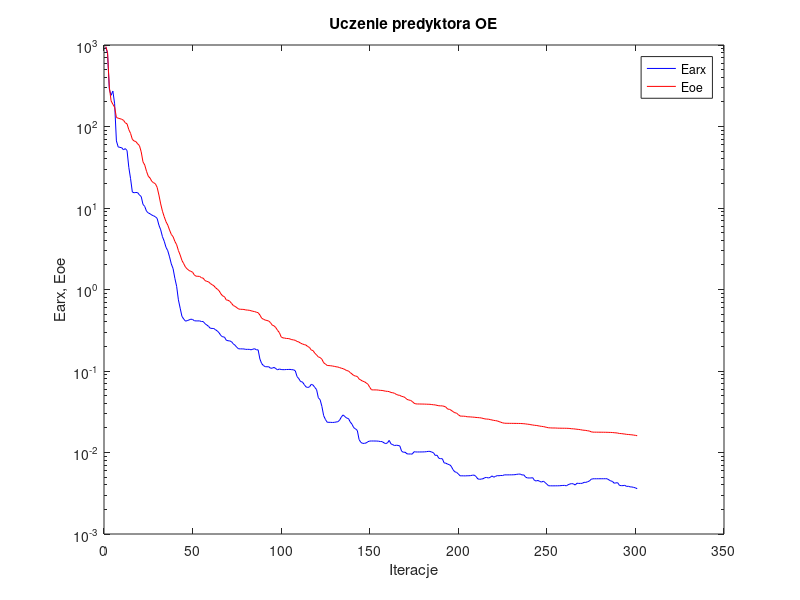
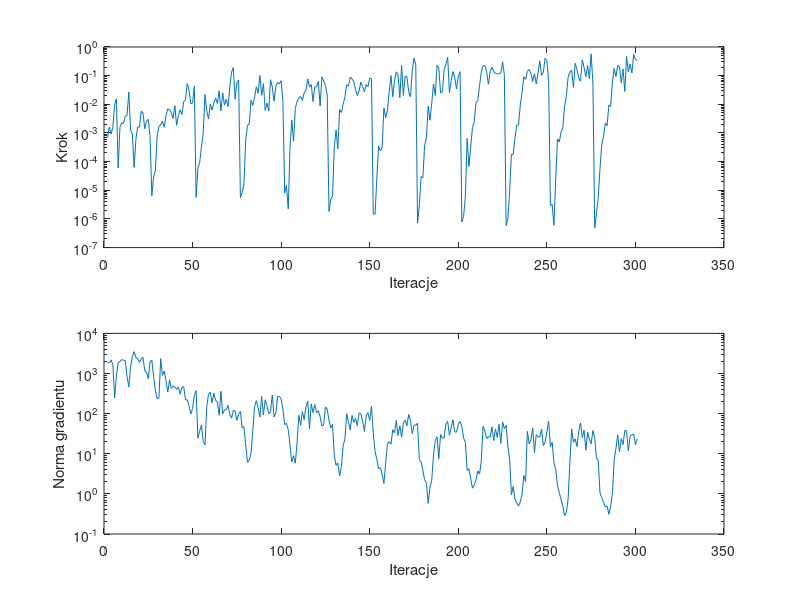

The MATLAB script that drew these images, in order:
%uczenie predyktora oe
clear all;
n=0; farx(n+1)=9.449648e+002; foe(n+1)=9.575667e+002; wspucz(n+1)=0.000000e+000; ng(n+1)=0.000000e+000;
%odnowa zmiennej metryki
n=1; farx(n+1)=7.926724e+002; foe(n+1)=8.095892e+002; krok(n+1)=6.946998e-004; ng(n+1)=1.856944e+003;
n=2; farx(n+1)=2.876350e+002; foe(n+1)=3.056155e+002; krok(n+1)=1.588254e-003; ng(n+1)=1.863374e+003;
n=3; farx(n+1)=2.415055e+002; foe(n+1)=2.066319e+002; krok(n+1)=9.232346e-004; ng(n+1)=2.168120e+003;
n=4; farx(n+1)=2.720003e+002; foe(n+1)=1.872950e+002; krok(n+1)=1.575776e-003; ng(n+1)=1.667101e+003;
n=5; farx(n+1)=1.900220e+002; foe(n+1)=1.726016e+002; krok(n+1)=9.564855e-003; ng(n+1)=2.461654e+002;
n=6; farx(n+1)=6.654688e+001; foe(n+1)=1.290423e+002; krok(n+1)=1.555551e-002; ng(n+1)=8.780077e+002;
n=7; farx(n+1)=5.625380e+001; foe(n+1)=1.264492e+002; krok(n+1)=6.000183e-005; ng(n+1)=1.863054e+003;
n=8; farx(n+1)=5.543827e+001; foe(n+1)=1.247078e+002; krok(n+1)=1.593673e-003; ng(n+1)=1.987816e+003;
n=9; farx(n+1)=5.491918e+001; foe(n+1)=1.227292e+002; krok(n+1)=2.232051e-003; ng(n+1)=2.231293e+003;
n=10; farx(n+1)=5.170962e+001; foe(n+1)=1.192051e+002; krok(n+1)=2.156451e-003; ng(n+1)=2.136601e+003;
n=11; farx(n+1)=5.358715e+001; foe(n+1)=1.111639e+002; krok(n+1)=3.868579e-003; ng(n+1)=2.136908e+003;
n=12; farx(n+1)=5.075910e+001; foe(n+1)=1.077209e+002; krok(n+1)=4.089695e-003; ng(n+1)=8.424341e+002;
n=13; farx(n+1)=3.155259e+001; foe(n+1)=9.159791e+001; krok(n+1)=2.698544e-002; ng(n+1)=4.635872e+002;
n=14; farx(n+1)=2.288795e+001; foe(n+1)=8.226639e+001; krok(n+1)=1.250114e-003; ng(n+1)=1.459714e+003;
n=15; farx(n+1)=1.568368e+001; foe(n+1)=6.955668e+001; krok(n+1)=9.177573e-004; ng(n+1)=2.623434e+003;
n=16; farx(n+1)=1.538764e+001; foe(n+1)=6.643277e+001; krok(n+1)=6.336792e-005; ng(n+1)=3.510208e+003;
n=17; farx(n+1)=1.551930e+001; foe(n+1)=6.534488e+001; krok(n+1)=5.985093e-004; ng(n+1)=2.510958e+003;
n=18; farx(n+1)=1.543746e+001; foe(n+1)=6.125135e+001; krok(n+1)=1.607136e-003; ng(n+1)=2.425962e+003;
n=19; farx(n+1)=1.445118e+001; foe(n+1)=5.830682e+001; krok(n+1)=1.594331e-003; ng(n+1)=1.872788e+003;
n=20; farx(n+1)=1.383192e+001; foe(n+1)=4.888853e+001; krok(n+1)=5.711090e-003; ng(n+1)=2.307382e+003;
n=21; farx(n+1)=1.109040e+001; foe(n+1)=3.686317e+001; krok(n+1)=5.060913e-003; ng(n+1)=2.536463e+003;
n=22; farx(n+1)=1.044073e+001; foe(n+1)=3.363006e+001; krok(n+1)=1.389400e-003; ng(n+1)=1.190390e+003;
n=23; farx(n+1)=9.122549e+000; foe(n+1)=2.819942e+001; krok(n+1)=2.660052e-003; ng(n+1)=1.055890e+003;
n=24; farx(n+1)=8.702851e+000; foe(n+1)=2.455178e+001; krok(n+1)=2.972972e-003; ng(n+1)=7.490954e+002;
n=25; farx(n+1)=8.490791e+000; foe(n+1)=2.329023e+001; krok(n+1)=7.625735e-004; ng(n+1)=1.945867e+003;
%odnowa zmiennej metryki
n=26; farx(n+1)=8.190320e+000; foe(n+1)=2.121079e+001; krok(n+1)=6.427471e-006; ng(n+1)=2.167530e+003;
n=27; farx(n+1)=8.015682e+000; foe(n+1)=2.042395e+001; krok(n+1)=2.952022e-005; ng(n+1)=8.439617e+002;
n=28; farx(n+1)=7.809817e+000; foe(n+1)=1.983935e+001; krok(n+1)=4.789661e-005; ng(n+1)=3.747255e+002;
n=29; farx(n+1)=7.449687e+000; foe(n+1)=1.791892e+001; krok(n+1)=7.841746e-004; ng(n+1)=2.375563e+002;
n=30; farx(n+1)=6.156096e+000; foe(n+1)=1.441774e+001; krok(n+1)=1.723278e-003; ng(n+1)=2.433520e+002;
n=31; farx(n+1)=5.398497e+000; foe(n+1)=1.122576e+001; krok(n+1)=1.876490e-003; ng(n+1)=2.356274e+003;
n=32; farx(n+1)=4.444882e+000; foe(n+1)=9.130843e+000; krok(n+1)=2.583925e-003; ng(n+1)=8.912699e+002;
n=33; farx(n+1)=3.907933e+000; foe(n+1)=7.810881e+000; krok(n+1)=1.567808e-003; ng(n+1)=1.151675e+003;
n=34; farx(n+1)=3.295874e+000; foe(n+1)=6.794958e+000; krok(n+1)=4.046350e-003; ng(n+1)=6.687372e+002;
n=35; farx(n+1)=2.989350e+000; foe(n+1)=6.164911e+000; krok(n+1)=6.950337e-003; ng(n+1)=3.440523e+002;
n=36; farx(n+1)=2.513253e+000; foe(n+1)=5.372462e+000; krok(n+1)=6.475792e-003; ng(n+1)=6.932572e+002;
n=37; farx(n+1)=2.058409e+000; foe(n+1)=4.737732e+000; krok(n+1)=5.167850e-003; ng(n+1)=4.244997e+002;
n=38; farx(n+1)=1.802618e+000; foe(n+1)=4.448010e+000; krok(n+1)=3.188662e-003; ng(n+1)=4.905272e+002;
n=39; farx(n+1)=1.372688e+000; foe(n+1)=3.893385e+000; krok(n+1)=8.855578e-003; ng(n+1)=4.630342e+002;
n=40; farx(n+1)=1.094779e+000; foe(n+1)=3.546196e+000; krok(n+1)=1.849821e-003; ng(n+1)=4.044807e+002;
n=41; farx(n+1)=7.467572e-001; foe(n+1)=3.007817e+000; krok(n+1)=4.102156e-003; ng(n+1)=4.575852e+002;
n=42; farx(n+1)=5.894843e-001; foe(n+1)=2.647820e+000; krok(n+1)=6.450159e-003; ng(n+1)=3.070893e+002;
n=43; farx(n+1)=4.681137e-001; foe(n+1)=2.272812e+000; krok(n+1)=4.419773e-003; ng(n+1)=4.503075e+002;
n=44; farx(n+1)=4.340093e-001; foe(n+1)=2.074395e+000; krok(n+1)=1.258748e-002; ng(n+1)=4.729318e+002;
n=45; farx(n+1)=4.087057e-001; foe(n+1)=1.879695e+000; krok(n+1)=1.394089e-002; ng(n+1)=2.198230e+002;
n=46; farx(n+1)=4.154077e-001; foe(n+1)=1.785452e+000; krok(n+1)=5.335388e-002; ng(n+1)=2.213512e+002;
n=47; farx(n+1)=4.230348e-001; foe(n+1)=1.709761e+000; krok(n+1)=3.034235e-002; ng(n+1)=1.560517e+002;
n=48; farx(n+1)=4.322186e-001; foe(n+1)=1.671410e+000; krok(n+1)=1.048565e-002; ng(n+1)=9.835391e+001;
n=49; farx(n+1)=4.290807e-001; foe(n+1)=1.632146e+000; krok(n+1)=1.111520e-002; ng(n+1)=1.344624e+002;
n=50; farx(n+1)=4.137383e-001; foe(n+1)=1.506128e+000; krok(n+1)=4.331299e-002; ng(n+1)=2.832454e+002;
%odnowa zmiennej metryki
n=51; farx(n+1)=4.117209e-001; foe(n+1)=1.454879e+000; krok(n+1)=5.637963e-006; ng(n+1)=3.753018e+002;
n=52; farx(n+1)=4.118266e-001; foe(n+1)=1.453545e+000; krok(n+1)=5.843669e-005; ng(n+1)=2.438961e+001;
n=53; farx(n+1)=4.118013e-001; foe(n+1)=1.446994e+000; krok(n+1)=9.441524e-005; ng(n+1)=3.650794e+001;
n=54; farx(n+1)=4.047843e-001; foe(n+1)=1.395591e+000; krok(n+1)=3.232817e-004; ng(n+1)=5.208454e+001;
n=55; farx(n+1)=4.043991e-001; foe(n+1)=1.377044e+000; krok(n+1)=9.914730e-004; ng(n+1)=2.040536e+001;
n=56; farx(n+1)=3.813471e-001; foe(n+1)=1.287626e+000; krok(n+1)=2.223039e-002; ng(n+1)=1.653028e+001;
n=57; farx(n+1)=3.670122e-001; foe(n+1)=1.258693e+000; krok(n+1)=6.026360e-003; ng(n+1)=1.502981e+002;
n=58; farx(n+1)=3.533343e-001; foe(n+1)=1.243486e+000; krok(n+1)=3.096185e-003; ng(n+1)=3.055132e+002;
n=59; farx(n+1)=3.346713e-001; foe(n+1)=1.186329e+000; krok(n+1)=1.012568e-002; ng(n+1)=3.393579e+002;
n=60; farx(n+1)=3.330132e-001; foe(n+1)=1.145789e+000; krok(n+1)=6.319511e-003; ng(n+1)=1.862304e+002;
n=61; farx(n+1)=3.317776e-001; foe(n+1)=1.113556e+000; krok(n+1)=1.142380e-002; ng(n+1)=3.231725e+002;
n=62; farx(n+1)=3.203085e-001; foe(n+1)=1.048821e+000; krok(n+1)=1.634950e-002; ng(n+1)=2.125015e+002;
n=63; farx(n+1)=3.093735e-001; foe(n+1)=1.009301e+000; krok(n+1)=1.071180e-002; ng(n+1)=1.982226e+002;
n=64; farx(n+1)=2.936614e-001; foe(n+1)=9.631655e-001; krok(n+1)=2.959126e-002; ng(n+1)=9.121681e+001;
n=65; farx(n+1)=2.718399e-001; foe(n+1)=8.837546e-001; krok(n+1)=5.980899e-003; ng(n+1)=3.601408e+002;
n=66; farx(n+1)=2.627292e-001; foe(n+1)=8.333357e-001; krok(n+1)=2.515521e-002; ng(n+1)=9.781336e+001;
n=67; farx(n+1)=2.608465e-001; foe(n+1)=8.178118e-001; krok(n+1)=9.378531e-003; ng(n+1)=1.236062e+002;
n=68; farx(n+1)=2.386944e-001; foe(n+1)=7.447154e-001; krok(n+1)=1.496365e-002; ng(n+1)=1.256151e+002;
n=69; farx(n+1)=2.351376e-001; foe(n+1)=7.383440e-001; krok(n+1)=8.468065e-003; ng(n+1)=1.598941e+002;
n=70; farx(n+1)=2.338899e-001; foe(n+1)=7.162111e-001; krok(n+1)=3.897540e-002; ng(n+1)=9.659870e+001;
n=71; farx(n+1)=2.288521e-001; foe(n+1)=6.759571e-001; krok(n+1)=1.320406e-001; ng(n+1)=7.684563e+001;
n=72; farx(n+1)=2.152660e-001; foe(n+1)=6.359618e-001; krok(n+1)=1.903039e-001; ng(n+1)=1.204137e+002;
n=73; farx(n+1)=2.069166e-001; foe(n+1)=6.206105e-001; krok(n+1)=1.519863e-002; ng(n+1)=1.175035e+002;
n=74; farx(n+1)=1.948151e-001; foe(n+1)=5.981534e-001; krok(n+1)=5.576355e-002; ng(n+1)=6.822215e+001;
n=75; farx(n+1)=1.872107e-001; foe(n+1)=5.762944e-001; krok(n+1)=7.053511e-002; ng(n+1)=9.814618e+001;
%odnowa zmiennej metryki
n=76; farx(n+1)=1.869143e-001; foe(n+1)=5.720028e-001; krok(n+1)=5.551522e-006; ng(n+1)=1.127497e+002;
n=77; farx(n+1)=1.867955e-001; foe(n+1)=5.710687e-001; krok(n+1)=8.468871e-006; ng(n+1)=4.433434e+001;
n=78; farx(n+1)=1.864296e-001; foe(n+1)=5.688045e-001; krok(n+1)=1.668452e-005; ng(n+1)=4.731325e+001;
n=79; farx(n+1)=1.842663e-001; foe(n+1)=5.616155e-001; krok(n+1)=5.704577e-004; ng(n+1)=1.631461e+001;
n=80; farx(n+1)=1.844125e-001; foe(n+1)=5.590814e-001; krok(n+1)=1.812955e-003; ng(n+1)=6.141114e+000;
n=81; farx(n+1)=1.843357e-001; foe(n+1)=5.557616e-001; krok(n+1)=2.106662e-003; ng(n+1)=6.833722e+000;
n=82; farx(n+1)=1.819629e-001; foe(n+1)=5.488952e-001; krok(n+1)=1.384176e-002; ng(n+1)=1.018515e+001;
n=83; farx(n+1)=1.849423e-001; foe(n+1)=5.404788e-001; krok(n+1)=9.175071e-003; ng(n+1)=3.710323e+001;
n=84; farx(n+1)=1.878901e-001; foe(n+1)=5.362691e-001; krok(n+1)=1.785858e-002; ng(n+1)=1.491957e+002;
n=85; farx(n+1)=1.817990e-001; foe(n+1)=5.262546e-001; krok(n+1)=4.048730e-002; ng(n+1)=2.112782e+002;
n=86; farx(n+1)=1.819340e-001; foe(n+1)=5.193476e-001; krok(n+1)=2.429096e-002; ng(n+1)=1.408356e+002;
n=87; farx(n+1)=1.405480e-001; foe(n+1)=4.863565e-001; krok(n+1)=1.011873e-001; ng(n+1)=8.201038e+001;
n=88; farx(n+1)=1.233822e-001; foe(n+1)=4.450811e-001; krok(n+1)=2.038266e-002; ng(n+1)=2.690224e+002;
n=89; farx(n+1)=1.167525e-001; foe(n+1)=4.315463e-001; krok(n+1)=5.285294e-002; ng(n+1)=9.355430e+001;
n=90; farx(n+1)=1.130171e-001; foe(n+1)=4.217270e-001; krok(n+1)=6.118871e-003; ng(n+1)=2.220999e+002;
n=91; farx(n+1)=1.126715e-001; foe(n+1)=4.166524e-001; krok(n+1)=1.109636e-002; ng(n+1)=1.570082e+002;
n=92; farx(n+1)=1.128468e-001; foe(n+1)=4.100087e-001; krok(n+1)=5.829556e-003; ng(n+1)=9.872968e+001;
n=93; farx(n+1)=1.081680e-001; foe(n+1)=3.917512e-001; krok(n+1)=7.240442e-002; ng(n+1)=1.107393e+002;
n=94; farx(n+1)=1.083886e-001; foe(n+1)=3.644523e-001; krok(n+1)=4.030924e-002; ng(n+1)=2.918949e+002;
n=95; farx(n+1)=1.107842e-001; foe(n+1)=3.582944e-001; krok(n+1)=1.302239e-002; ng(n+1)=8.255568e+001;
n=96; farx(n+1)=1.069221e-001; foe(n+1)=3.404661e-001; krok(n+1)=4.236083e-002; ng(n+1)=1.054477e+002;
n=97; farx(n+1)=1.033085e-001; foe(n+1)=3.145459e-001; krok(n+1)=5.753341e-002; ng(n+1)=2.672375e+002;
n=98; farx(n+1)=1.058708e-001; foe(n+1)=2.959906e-001; krok(n+1)=5.213103e-002; ng(n+1)=2.680599e+002;
n=99; farx(n+1)=1.042826e-001; foe(n+1)=2.624070e-001; krok(n+1)=6.640781e-002; ng(n+1)=2.288913e+002;
n=100; farx(n+1)=1.038779e-001; foe(n+1)=2.548166e-001; krok(n+1)=1.226153e-002; ng(n+1)=1.289254e+002;
%odnowa zmiennej metryki
n=101; farx(n+1)=1.039117e-001; foe(n+1)=2.533895e-001; krok(n+1)=7.989188e-006; ng(n+1)=5.339839e+001;
n=102; farx(n+1)=1.043360e-001; foe(n+1)=2.506566e-001; krok(n+1)=1.496592e-005; ng(n+1)=5.737744e+001;
n=103; farx(n+1)=1.043988e-001; foe(n+1)=2.504479e-001; krok(n+1)=2.256080e-006; ng(n+1)=3.956880e+001;
n=104; farx(n+1)=1.046923e-001; foe(n+1)=2.473428e-001; krok(n+1)=3.070097e-004; ng(n+1)=1.708471e+001;
n=105; farx(n+1)=1.037912e-001; foe(n+1)=2.425334e-001; krok(n+1)=2.823736e-003; ng(n+1)=6.199718e+000;
n=106; farx(n+1)=1.035760e-001; foe(n+1)=2.408856e-001; krok(n+1)=5.157570e-004; ng(n+1)=8.927107e+000;
n=107; farx(n+1)=1.003238e-001; foe(n+1)=2.376454e-001; krok(n+1)=7.117955e-003; ng(n+1)=5.851763e+000;
n=108; farx(n+1)=8.522222e-002; foe(n+1)=2.305680e-001; krok(n+1)=1.274938e-002; ng(n+1)=1.896681e+001;
n=109; farx(n+1)=8.041065e-002; foe(n+1)=2.269285e-001; krok(n+1)=1.669856e-002; ng(n+1)=9.148550e+001;
n=110; farx(n+1)=7.405460e-002; foe(n+1)=2.193468e-001; krok(n+1)=1.871779e-002; ng(n+1)=5.130877e+001;
n=111; farx(n+1)=7.348814e-002; foe(n+1)=2.147514e-001; krok(n+1)=1.360047e-002; ng(n+1)=1.121660e+002;
n=112; farx(n+1)=6.829046e-002; foe(n+1)=2.109161e-001; krok(n+1)=2.539936e-002; ng(n+1)=7.039993e+001;
n=113; farx(n+1)=6.395658e-002; foe(n+1)=2.081322e-001; krok(n+1)=3.094863e-002; ng(n+1)=1.477492e+002;
n=114; farx(n+1)=6.276121e-002; foe(n+1)=1.996699e-001; krok(n+1)=7.742260e-002; ng(n+1)=2.051991e+002;
n=115; farx(n+1)=6.379522e-002; foe(n+1)=1.945291e-001; krok(n+1)=3.982240e-002; ng(n+1)=4.253291e+001;
n=116; farx(n+1)=6.858986e-002; foe(n+1)=1.808148e-001; krok(n+1)=4.880471e-002; ng(n+1)=1.721101e+002;
n=117; farx(n+1)=6.724768e-002; foe(n+1)=1.781410e-001; krok(n+1)=1.254988e-002; ng(n+1)=1.062547e+002;
n=118; farx(n+1)=6.288160e-002; foe(n+1)=1.653602e-001; krok(n+1)=4.077788e-002; ng(n+1)=1.691337e+002;
n=119; farx(n+1)=5.915581e-002; foe(n+1)=1.576812e-001; krok(n+1)=4.077788e-002; ng(n+1)=1.057575e+002;
n=120; farx(n+1)=4.692914e-002; foe(n+1)=1.485329e-001; krok(n+1)=6.287977e-002; ng(n+1)=1.176413e+002;
n=121; farx(n+1)=4.445557e-002; foe(n+1)=1.464337e-001; krok(n+1)=8.704305e-003; ng(n+1)=8.364341e+001;
n=122; farx(n+1)=3.679490e-002; foe(n+1)=1.394486e-001; krok(n+1)=9.089589e-002; ng(n+1)=4.905169e+001;
n=123; farx(n+1)=2.831320e-002; foe(n+1)=1.263378e-001; krok(n+1)=6.544743e-002; ng(n+1)=5.289141e+001;
n=124; farx(n+1)=2.542233e-002; foe(n+1)=1.217172e-001; krok(n+1)=4.530245e-002; ng(n+1)=1.480582e+002;
n=125; farx(n+1)=2.349149e-002; foe(n+1)=1.169757e-001; krok(n+1)=2.097129e-002; ng(n+1)=1.291909e+002;
%odnowa zmiennej metryki
n=126; farx(n+1)=2.347162e-002; foe(n+1)=1.165083e-001; krok(n+1)=1.814744e-006; ng(n+1)=6.864604e+001;
n=127; farx(n+1)=2.342652e-002; foe(n+1)=1.159854e-001; krok(n+1)=4.886358e-006; ng(n+1)=4.383785e+001;
n=128; farx(n+1)=2.336951e-002; foe(n+1)=1.151201e-001; krok(n+1)=6.273370e-006; ng(n+1)=5.406772e+001;
n=129; farx(n+1)=2.343629e-002; foe(n+1)=1.140336e-001; krok(n+1)=3.270555e-004; ng(n+1)=9.082033e+000;
n=130; farx(n+1)=2.366477e-002; foe(n+1)=1.127053e-001; krok(n+1)=1.265711e-003; ng(n+1)=5.166595e+000;
n=131; farx(n+1)=2.387013e-002; foe(n+1)=1.119378e-001; krok(n+1)=2.790064e-004; ng(n+1)=5.884447e+000;
n=132; farx(n+1)=2.491127e-002; foe(n+1)=1.101471e-001; krok(n+1)=6.555717e-003; ng(n+1)=2.806246e+000;
n=133; farx(n+1)=2.732039e-002; foe(n+1)=1.081431e-001; krok(n+1)=5.173682e-003; ng(n+1)=4.854849e+000;
n=134; farx(n+1)=2.891511e-002; foe(n+1)=1.067988e-001; krok(n+1)=9.955600e-003; ng(n+1)=1.599568e+001;
n=135; farx(n+1)=2.757342e-002; foe(n+1)=1.041460e-001; krok(n+1)=1.815661e-002; ng(n+1)=2.353199e+001;
n=136; farx(n+1)=2.641641e-002; foe(n+1)=1.012174e-001; krok(n+1)=4.818488e-002; ng(n+1)=9.963766e+001;
n=137; farx(n+1)=2.612129e-002; foe(n+1)=1.000842e-001; krok(n+1)=4.284718e-002; ng(n+1)=6.158465e+001;
n=138; farx(n+1)=2.371825e-002; foe(n+1)=9.564917e-002; krok(n+1)=8.892157e-002; ng(n+1)=3.938694e+001;
n=139; farx(n+1)=2.221070e-002; foe(n+1)=9.188320e-002; krok(n+1)=7.765706e-002; ng(n+1)=9.025448e+001;
n=140; farx(n+1)=2.013326e-002; foe(n+1)=8.803642e-002; krok(n+1)=6.068470e-002; ng(n+1)=6.061112e+001;
n=141; farx(n+1)=1.950684e-002; foe(n+1)=8.671107e-002; krok(n+1)=3.234070e-002; ng(n+1)=7.628602e+001;
n=142; farx(n+1)=1.861289e-002; foe(n+1)=8.569554e-002; krok(n+1)=2.024365e-002; ng(n+1)=5.027518e+001;
n=143; farx(n+1)=1.441022e-002; foe(n+1)=7.974670e-002; krok(n+1)=2.967304e-002; ng(n+1)=1.042560e+002;
n=144; farx(n+1)=1.331148e-002; foe(n+1)=7.741005e-002; krok(n+1)=5.893163e-002; ng(n+1)=9.991608e+001;
n=145; farx(n+1)=1.293118e-002; foe(n+1)=7.503586e-002; krok(n+1)=4.171530e-002; ng(n+1)=6.489869e+001;
n=146; farx(n+1)=1.295391e-002; foe(n+1)=7.392592e-002; krok(n+1)=2.741202e-002; ng(n+1)=3.611632e+001;
n=147; farx(n+1)=1.310240e-002; foe(n+1)=7.143994e-002; krok(n+1)=4.904612e-002; ng(n+1)=8.730233e+001;
n=148; farx(n+1)=1.358138e-002; foe(n+1)=6.873013e-002; krok(n+1)=4.111242e-002; ng(n+1)=1.058664e+002;
n=149; farx(n+1)=1.381637e-002; foe(n+1)=6.324173e-002; krok(n+1)=8.276012e-002; ng(n+1)=6.808101e+001;
n=150; farx(n+1)=1.384535e-002; foe(n+1)=5.872599e-002; krok(n+1)=7.651884e-002; ng(n+1)=1.537724e+002;
%odnowa zmiennej metryki
n=151; farx(n+1)=1.383866e-002; foe(n+1)=5.865467e-002; krok(n+1)=1.510980e-006; ng(n+1)=3.289908e+001;
n=152; farx(n+1)=1.383581e-002; foe(n+1)=5.864461e-002; krok(n+1)=1.440921e-006; ng(n+1)=1.150160e+001;
n=153; farx(n+1)=1.381879e-002; foe(n+1)=5.859130e-002; krok(n+1)=2.470394e-005; ng(n+1)=7.249713e+000;
n=154; farx(n+1)=1.376419e-002; foe(n+1)=5.824231e-002; krok(n+1)=3.505243e-004; ng(n+1)=4.260092e+000;
n=155; farx(n+1)=1.363774e-002; foe(n+1)=5.785001e-002; krok(n+1)=2.365976e-004; ng(n+1)=4.522771e+000;
n=156; farx(n+1)=1.360157e-002; foe(n+1)=5.774857e-002; krok(n+1)=3.106177e-004; ng(n+1)=3.152384e+000;
n=157; farx(n+1)=1.316303e-002; foe(n+1)=5.712715e-002; krok(n+1)=7.481826e-003; ng(n+1)=1.824403e+000;
n=158; farx(n+1)=1.285924e-002; foe(n+1)=5.650684e-002; krok(n+1)=3.401267e-003; ng(n+1)=5.841619e+000;
n=159; farx(n+1)=1.311186e-002; foe(n+1)=5.626344e-002; krok(n+1)=6.130766e-003; ng(n+1)=1.739141e+001;
n=160; farx(n+1)=1.407025e-002; foe(n+1)=5.589337e-002; krok(n+1)=2.946581e-002; ng(n+1)=2.025988e+001;
n=161; farx(n+1)=1.277112e-002; foe(n+1)=5.446358e-002; krok(n+1)=1.003397e-001; ng(n+1)=1.725570e+001;
n=162; farx(n+1)=1.247971e-002; foe(n+1)=5.412932e-002; krok(n+1)=1.825465e-002; ng(n+1)=3.975103e+001;
n=163; farx(n+1)=1.217179e-002; foe(n+1)=5.326372e-002; krok(n+1)=6.813219e-002; ng(n+1)=3.308455e+001;
n=164; farx(n+1)=1.229084e-002; foe(n+1)=5.166058e-002; krok(n+1)=1.355729e-001; ng(n+1)=6.773821e+001;
n=165; farx(n+1)=1.221225e-002; foe(n+1)=5.061683e-002; krok(n+1)=1.072012e-001; ng(n+1)=2.853968e+001;
n=166; farx(n+1)=1.203598e-002; foe(n+1)=5.029487e-002; krok(n+1)=1.694236e-002; ng(n+1)=4.925702e+001;
n=167; farx(n+1)=1.038268e-002; foe(n+1)=4.876945e-002; krok(n+1)=2.233908e-001; ng(n+1)=2.615480e+001;
n=168; farx(n+1)=1.006377e-002; foe(n+1)=4.844138e-002; krok(n+1)=2.038266e-002; ng(n+1)=5.902781e+001;
n=169; farx(n+1)=1.008964e-002; foe(n+1)=4.714170e-002; krok(n+1)=9.759878e-002; ng(n+1)=6.845839e+001;
n=170; farx(n+1)=9.647124e-003; foe(n+1)=4.490966e-002; krok(n+1)=9.137743e-002; ng(n+1)=5.027543e+001;
n=171; farx(n+1)=9.577201e-003; foe(n+1)=4.409308e-002; krok(n+1)=2.741202e-002; ng(n+1)=9.563080e+001;
n=172; farx(n+1)=9.605489e-003; foe(n+1)=4.361912e-002; krok(n+1)=1.825682e-002; ng(n+1)=6.675574e+001;
n=173; farx(n+1)=9.553288e-003; foe(n+1)=4.230788e-002; krok(n+1)=1.465272e-001; ng(n+1)=3.170010e+001;
n=174; farx(n+1)=1.021570e-002; foe(n+1)=4.028951e-002; krok(n+1)=4.013589e-001; ng(n+1)=5.162896e+001;
n=175; farx(n+1)=1.015385e-002; foe(n+1)=3.951909e-002; krok(n+1)=2.382113e-001; ng(n+1)=5.183446e+001;
%odnowa zmiennej metryki
n=176; farx(n+1)=1.015148e-002; foe(n+1)=3.939143e-002; krok(n+1)=7.241553e-007; ng(n+1)=5.758204e+001;
n=177; farx(n+1)=1.015270e-002; foe(n+1)=3.938587e-002; krok(n+1)=2.870650e-006; ng(n+1)=7.088415e+000;
n=178; farx(n+1)=1.015750e-002; foe(n+1)=3.932621e-002; krok(n+1)=3.008156e-005; ng(n+1)=6.250559e+000;
n=179; farx(n+1)=1.016679e-002; foe(n+1)=3.930947e-002; krok(n+1)=2.713913e-005; ng(n+1)=3.790470e+000;
n=180; farx(n+1)=1.018691e-002; foe(n+1)=3.923972e-002; krok(n+1)=3.716872e-004; ng(n+1)=2.276031e+000;
n=181; farx(n+1)=1.023410e-002; foe(n+1)=3.916612e-002; krok(n+1)=6.650130e-004; ng(n+1)=1.833966e+000;
n=182; farx(n+1)=1.032841e-002; foe(n+1)=3.907910e-002; krok(n+1)=8.631803e-003; ng(n+1)=5.827448e-001;
n=183; farx(n+1)=1.032279e-002; foe(n+1)=3.903686e-002; krok(n+1)=2.778799e-003; ng(n+1)=1.465063e+000;
n=184; farx(n+1)=1.012256e-002; foe(n+1)=3.876253e-002; krok(n+1)=1.082825e-002; ng(n+1)=2.166143e+000;
n=185; farx(n+1)=9.943042e-003; foe(n+1)=3.851367e-002; krok(n+1)=5.127576e-002; ng(n+1)=9.395115e+000;
n=186; farx(n+1)=9.195659e-003; foe(n+1)=3.836201e-002; krok(n+1)=2.025137e-002; ng(n+1)=2.112461e+001;
n=187; farx(n+1)=9.267249e-003; foe(n+1)=3.787498e-002; krok(n+1)=2.288809e-001; ng(n+1)=2.655402e+001;
n=188; farx(n+1)=8.504233e-003; foe(n+1)=3.746631e-002; krok(n+1)=1.865388e-001; ng(n+1)=7.510444e+000;
n=189; farx(n+1)=8.404658e-003; foe(n+1)=3.737063e-002; krok(n+1)=2.502768e-002; ng(n+1)=3.012912e+001;
n=190; farx(n+1)=8.386871e-003; foe(n+1)=3.731529e-002; krok(n+1)=2.733118e-002; ng(n+1)=2.461051e+001;
n=191; farx(n+1)=7.454114e-003; foe(n+1)=3.687131e-002; krok(n+1)=1.619492e-001; ng(n+1)=2.488026e+001;
n=192; farx(n+1)=7.397110e-003; foe(n+1)=3.602900e-002; krok(n+1)=2.495854e-001; ng(n+1)=5.535778e+001;
n=193; farx(n+1)=7.186314e-003; foe(n+1)=3.411987e-002; krok(n+1)=4.461084e-001; ng(n+1)=6.415419e+001;
n=194; farx(n+1)=7.101530e-003; foe(n+1)=3.387758e-002; krok(n+1)=2.590317e-002; ng(n+1)=2.895123e+001;
n=195; farx(n+1)=6.786965e-003; foe(n+1)=3.297062e-002; krok(n+1)=6.852302e-002; ng(n+1)=4.482642e+001;
n=196; farx(n+1)=6.169877e-003; foe(n+1)=3.176274e-002; krok(n+1)=1.389210e-001; ng(n+1)=6.995429e+001;
n=197; farx(n+1)=5.802326e-003; foe(n+1)=3.078676e-002; krok(n+1)=8.662598e-002; ng(n+1)=3.510797e+001;
n=198; farx(n+1)=5.707802e-003; foe(n+1)=3.042919e-002; krok(n+1)=3.416990e-002; ng(n+1)=3.436169e+001;
n=199; farx(n+1)=5.466867e-003; foe(n+1)=2.916270e-002; krok(n+1)=9.228634e-002; ng(n+1)=5.463485e+001;
n=200; farx(n+1)=5.178436e-003; foe(n+1)=2.801831e-002; krok(n+1)=1.380129e-001; ng(n+1)=6.353136e+001;
%odnowa zmiennej metryki
n=201; farx(n+1)=5.175556e-003; foe(n+1)=2.793341e-002; krok(n+1)=7.800850e-007; ng(n+1)=4.795811e+001;
n=202; farx(n+1)=5.173346e-003; foe(n+1)=2.789532e-002; krok(n+1)=1.230140e-006; ng(n+1)=2.458911e+001;
n=203; farx(n+1)=5.164300e-003; foe(n+1)=2.777599e-002; krok(n+1)=6.147541e-006; ng(n+1)=1.933923e+001;
n=204; farx(n+1)=5.184671e-003; foe(n+1)=2.744319e-002; krok(n+1)=6.465635e-004; ng(n+1)=3.814381e+000;
n=205; farx(n+1)=5.184942e-003; foe(n+1)=2.740189e-002; krok(n+1)=6.800238e-005; ng(n+1)=4.222909e+000;
n=206; farx(n+1)=5.208736e-003; foe(n+1)=2.731157e-002; krok(n+1)=3.164277e-004; ng(n+1)=2.382631e+000;
n=207; farx(n+1)=5.265650e-003; foe(n+1)=2.719571e-002; krok(n+1)=1.564230e-003; ng(n+1)=1.389822e+000;
n=208; farx(n+1)=5.277407e-003; foe(n+1)=2.709637e-002; krok(n+1)=2.431442e-003; ng(n+1)=1.633511e+000;
n=209; farx(n+1)=5.079041e-003; foe(n+1)=2.692837e-002; krok(n+1)=1.170476e-002; ng(n+1)=2.229927e+000;
n=210; farx(n+1)=4.747468e-003; foe(n+1)=2.682037e-002; krok(n+1)=1.321526e-002; ng(n+1)=3.738759e+000;
n=211; farx(n+1)=4.690268e-003; foe(n+1)=2.670316e-002; krok(n+1)=4.524124e-002; ng(n+1)=3.115245e+000;
n=212; farx(n+1)=4.722401e-003; foe(n+1)=2.653778e-002; krok(n+1)=1.335885e-001; ng(n+1)=6.713423e+000;
n=213; farx(n+1)=4.766391e-003; foe(n+1)=2.619507e-002; krok(n+1)=2.176076e-001; ng(n+1)=4.899111e+001;
n=214; farx(n+1)=4.914961e-003; foe(n+1)=2.584440e-002; krok(n+1)=2.268451e-001; ng(n+1)=3.698737e+001;
n=215; farx(n+1)=4.938651e-003; foe(n+1)=2.570765e-002; krok(n+1)=1.380129e-001; ng(n+1)=2.407768e+001;
n=216; farx(n+1)=4.870723e-003; foe(n+1)=2.564715e-002; krok(n+1)=5.019954e-002; ng(n+1)=2.668196e+001;
n=217; farx(n+1)=4.946024e-003; foe(n+1)=2.534818e-002; krok(n+1)=1.420059e-001; ng(n+1)=2.575528e+001;
n=218; farx(n+1)=5.163326e-003; foe(n+1)=2.506536e-002; krok(n+1)=1.956250e-001; ng(n+1)=4.680686e+001;
n=219; farx(n+1)=4.978380e-003; foe(n+1)=2.478539e-002; krok(n+1)=1.380129e-001; ng(n+1)=2.140451e+001;
n=220; farx(n+1)=5.092725e-003; foe(n+1)=2.461184e-002; krok(n+1)=1.196783e-001; ng(n+1)=4.127009e+001;
n=221; farx(n+1)=5.206546e-003; foe(n+1)=2.440135e-002; krok(n+1)=1.139041e-001; ng(n+1)=2.548930e+001;
n=222; farx(n+1)=5.181679e-003; foe(n+1)=2.395779e-002; krok(n+1)=1.202721e-001; ng(n+1)=5.429076e+001;
n=223; farx(n+1)=5.229250e-003; foe(n+1)=2.351502e-002; krok(n+1)=1.220399e-001; ng(n+1)=1.819445e+001;
n=224; farx(n+1)=5.216021e-003; foe(n+1)=2.311942e-002; krok(n+1)=3.047347e-001; ng(n+1)=6.201107e+001;
n=225; farx(n+1)=5.316677e-003; foe(n+1)=2.289773e-002; krok(n+1)=1.072012e-001; ng(n+1)=4.240866e+001;
%odnowa zmiennej metryki
n=226; farx(n+1)=5.315036e-003; foe(n+1)=2.283362e-002; krok(n+1)=5.860955e-007; ng(n+1)=5.117969e+001;
n=227; farx(n+1)=5.314915e-003; foe(n+1)=2.282069e-002; krok(n+1)=1.016156e-006; ng(n+1)=1.567447e+001;
n=228; farx(n+1)=5.318691e-003; foe(n+1)=2.279711e-002; krok(n+1)=9.722265e-006; ng(n+1)=7.237236e+000;
n=229; farx(n+1)=5.319477e-003; foe(n+1)=2.279059e-002; krok(n+1)=1.779656e-004; ng(n+1)=9.468080e-001;
n=230; farx(n+1)=5.330182e-003; foe(n+1)=2.277310e-002; krok(n+1)=1.775639e-004; ng(n+1)=1.528731e+000;
n=231; farx(n+1)=5.345605e-003; foe(n+1)=2.276224e-002; krok(n+1)=6.694872e-004; ng(n+1)=7.351412e-001;
n=232; farx(n+1)=5.396041e-003; foe(n+1)=2.273989e-002; krok(n+1)=1.849821e-003; ng(n+1)=5.962577e-001;
n=233; farx(n+1)=5.431468e-003; foe(n+1)=2.272857e-002; krok(n+1)=1.915637e-003; ng(n+1)=4.951055e-001;
n=234; farx(n+1)=5.434987e-003; foe(n+1)=2.270642e-002; krok(n+1)=9.317111e-003; ng(n+1)=6.297396e-001;
n=235; farx(n+1)=5.296022e-003; foe(n+1)=2.263483e-002; krok(n+1)=2.610023e-002; ng(n+1)=9.704352e-001;
n=236; farx(n+1)=5.316319e-003; foe(n+1)=2.255692e-002; krok(n+1)=9.137743e-002; ng(n+1)=2.881416e+000;
n=237; farx(n+1)=4.981854e-003; foe(n+1)=2.243080e-002; krok(n+1)=7.424094e-002; ng(n+1)=2.037260e+000;
n=238; farx(n+1)=4.877822e-003; foe(n+1)=2.227158e-002; krok(n+1)=1.420813e-001; ng(n+1)=3.597016e+001;
n=239; farx(n+1)=4.870726e-003; foe(n+1)=2.215178e-002; krok(n+1)=1.634459e-001; ng(n+1)=1.775157e+001;
n=240; farx(n+1)=4.868482e-003; foe(n+1)=2.192442e-002; krok(n+1)=1.213694e-001; ng(n+1)=2.224015e+001;
n=241; farx(n+1)=4.910645e-003; foe(n+1)=2.175700e-002; krok(n+1)=6.287977e-002; ng(n+1)=4.427218e+001;
n=242; farx(n+1)=4.545091e-003; foe(n+1)=2.157792e-002; krok(n+1)=1.160291e-001; ng(n+1)=1.081416e+001;
n=243; farx(n+1)=4.472611e-003; foe(n+1)=2.148332e-002; krok(n+1)=5.138140e-002; ng(n+1)=2.967784e+001;
n=244; farx(n+1)=4.543885e-003; foe(n+1)=2.129417e-002; krok(n+1)=1.183885e-001; ng(n+1)=2.688821e+001;
n=245; farx(n+1)=4.413270e-003; foe(n+1)=2.108759e-002; krok(n+1)=3.268918e-001; ng(n+1)=2.609130e+001;
n=246; farx(n+1)=4.339184e-003; foe(n+1)=2.092742e-002; krok(n+1)=1.037624e-001; ng(n+1)=4.145882e+001;
n=247; farx(n+1)=4.448919e-003; foe(n+1)=2.079270e-002; krok(n+1)=1.297328e-001; ng(n+1)=1.597887e+001;
n=248; farx(n+1)=4.289081e-003; foe(n+1)=2.057980e-002; krok(n+1)=4.044487e-001; ng(n+1)=1.944347e+001;
n=249; farx(n+1)=4.081889e-003; foe(n+1)=2.031284e-002; krok(n+1)=3.337224e-001; ng(n+1)=3.518112e+001;
n=250; farx(n+1)=3.905271e-003; foe(n+1)=2.009512e-002; krok(n+1)=6.680629e-002; ng(n+1)=6.543651e+001;
%odnowa zmiennej metryki
n=251; farx(n+1)=3.902924e-003; foe(n+1)=2.005912e-002; krok(n+1)=2.960578e-006; ng(n+1)=1.508311e+001;
n=252; farx(n+1)=3.899811e-003; foe(n+1)=1.999193e-002; krok(n+1)=3.206069e-006; ng(n+1)=1.924672e+001;
n=253; farx(n+1)=3.899765e-003; foe(n+1)=1.999093e-002; krok(n+1)=6.013775e-007; ng(n+1)=6.167446e+000;
n=254; farx(n+1)=3.902360e-003; foe(n+1)=1.997231e-002; krok(n+1)=2.531441e-005; ng(n+1)=4.033497e+000;
n=255; farx(n+1)=3.903849e-003; foe(n+1)=1.990133e-002; krok(n+1)=6.212354e-004; ng(n+1)=1.643543e+000;
n=256; farx(n+1)=3.908669e-003; foe(n+1)=1.988236e-002; krok(n+1)=4.838020e-004; ng(n+1)=1.091145e+000;
n=257; farx(n+1)=3.924285e-003; foe(n+1)=1.986254e-002; krok(n+1)=1.064808e-003; ng(n+1)=7.211634e-001;
n=258; farx(n+1)=3.941670e-003; foe(n+1)=1.985071e-002; krok(n+1)=1.510644e-003; ng(n+1)=5.085224e-001;
n=259; farx(n+1)=3.947362e-003; foe(n+1)=1.984020e-002; krok(n+1)=8.534063e-003; ng(n+1)=2.869317e-001;
n=260; farx(n+1)=3.900425e-003; foe(n+1)=1.982303e-002; krok(n+1)=1.911063e-002; ng(n+1)=3.409001e-001;
n=261; farx(n+1)=4.025103e-003; foe(n+1)=1.978772e-002; krok(n+1)=8.973318e-002; ng(n+1)=7.465894e-001;
n=262; farx(n+1)=4.109738e-003; foe(n+1)=1.970924e-002; krok(n+1)=1.320338e-001; ng(n+1)=6.335149e+000;
n=263; farx(n+1)=4.151010e-003; foe(n+1)=1.955972e-002; krok(n+1)=1.532184e-001; ng(n+1)=4.151351e+001;
n=264; farx(n+1)=4.121414e-003; foe(n+1)=1.952979e-002; krok(n+1)=3.907971e-002; ng(n+1)=1.921330e+001;
n=265; farx(n+1)=3.988422e-003; foe(n+1)=1.940316e-002; krok(n+1)=2.695720e-001; ng(n+1)=2.356449e+001;
n=266; farx(n+1)=4.201318e-003; foe(n+1)=1.928729e-002; krok(n+1)=1.638325e-001; ng(n+1)=1.512275e+001;
n=267; farx(n+1)=4.174069e-003; foe(n+1)=1.917920e-002; krok(n+1)=8.222485e-002; ng(n+1)=3.605554e+001;
n=268; farx(n+1)=4.181738e-003; foe(n+1)=1.905527e-002; krok(n+1)=6.392790e-002; ng(n+1)=5.877396e+001;
n=269; farx(n+1)=4.184321e-003; foe(n+1)=1.885216e-002; krok(n+1)=3.510640e-001; ng(n+1)=2.527269e+001;
n=270; farx(n+1)=4.307846e-003; foe(n+1)=1.874936e-002; krok(n+1)=1.952188e-001; ng(n+1)=3.850218e+001;
n=271; farx(n+1)=4.298452e-003; foe(n+1)=1.867148e-002; krok(n+1)=9.228634e-002; ng(n+1)=1.229174e+001;
n=272; farx(n+1)=4.380814e-003; foe(n+1)=1.846313e-002; krok(n+1)=2.250273e-001; ng(n+1)=3.423599e+001;
n=273; farx(n+1)=4.467625e-003; foe(n+1)=1.835810e-002; krok(n+1)=7.919636e-002; ng(n+1)=2.304522e+001;
n=274; farx(n+1)=4.692481e-003; foe(n+1)=1.793525e-002; krok(n+1)=5.758050e-001; ng(n+1)=1.768263e+001;
n=275; farx(n+1)=4.760221e-003; foe(n+1)=1.778550e-002; krok(n+1)=5.411858e-002; ng(n+1)=3.791591e+001;
%odnowa zmiennej metryki
n=276; farx(n+1)=4.760061e-003; foe(n+1)=1.776866e-002; krok(n+1)=4.807679e-007; ng(n+1)=2.465657e+001;
n=277; farx(n+1)=4.761012e-003; foe(n+1)=1.776302e-002; krok(n+1)=1.484839e-006; ng(n+1)=7.793214e+000;
n=278; farx(n+1)=4.763697e-003; foe(n+1)=1.774811e-002; krok(n+1)=5.714341e-006; ng(n+1)=6.812423e+000;
n=279; farx(n+1)=4.764522e-003; foe(n+1)=1.774574e-002; krok(n+1)=5.883434e-005; ng(n+1)=1.047083e+000;
n=280; farx(n+1)=4.764514e-003; foe(n+1)=1.773407e-002; krok(n+1)=3.970634e-004; ng(n+1)=8.101987e-001;
n=281; farx(n+1)=4.765644e-003; foe(n+1)=1.772559e-002; krok(n+1)=7.471315e-004; ng(n+1)=6.180933e-001;
n=282; farx(n+1)=4.767720e-003; foe(n+1)=1.770961e-002; krok(n+1)=2.254782e-003; ng(n+1)=4.723561e-001;
n=283; farx(n+1)=4.764468e-003; foe(n+1)=1.769258e-002; krok(n+1)=1.772228e-003; ng(n+1)=4.999171e-001;
n=284; farx(n+1)=4.621378e-003; foe(n+1)=1.765590e-002; krok(n+1)=9.317111e-003; ng(n+1)=3.094410e-001;
n=285; farx(n+1)=4.484774e-003; foe(n+1)=1.763217e-002; krok(n+1)=8.424126e-003; ng(n+1)=4.924308e-001;
n=286; farx(n+1)=4.423753e-003; foe(n+1)=1.758930e-002; krok(n+1)=6.045742e-002; ng(n+1)=1.005863e+000;
n=287; farx(n+1)=4.196641e-003; foe(n+1)=1.749345e-002; krok(n+1)=1.778431e-001; ng(n+1)=7.051109e+000;
n=288; farx(n+1)=4.243424e-003; foe(n+1)=1.742463e-002; krok(n+1)=9.464413e-002; ng(n+1)=1.335673e+001;
n=289; farx(n+1)=4.255098e-003; foe(n+1)=1.730858e-002; krok(n+1)=2.277746e-001; ng(n+1)=2.960490e+001;
n=290; farx(n+1)=3.945887e-003; foe(n+1)=1.710742e-002; krok(n+1)=2.039901e-001; ng(n+1)=1.126816e+001;
n=291; farx(n+1)=3.921115e-003; foe(n+1)=1.706957e-002; krok(n+1)=5.606295e-002; ng(n+1)=2.404417e+001;
n=292; farx(n+1)=3.921042e-003; foe(n+1)=1.694397e-002; krok(n+1)=1.702433e-001; ng(n+1)=1.695799e+001;
n=293; farx(n+1)=3.958633e-003; foe(n+1)=1.685175e-002; krok(n+1)=2.812841e-002; ng(n+1)=3.819699e+001;
n=294; farx(n+1)=3.833730e-003; foe(n+1)=1.669196e-002; krok(n+1)=4.641165e-001; ng(n+1)=3.704534e+001;
n=295; farx(n+1)=3.854309e-003; foe(n+1)=1.664445e-002; krok(n+1)=1.344350e-001; ng(n+1)=1.189841e+001;
n=296; farx(n+1)=3.786235e-003; foe(n+1)=1.655190e-002; krok(n+1)=2.569287e-001; ng(n+1)=2.752024e+001;
n=297; farx(n+1)=3.777593e-003; foe(n+1)=1.647868e-002; krok(n+1)=1.241631e-001; ng(n+1)=3.000294e+001;
n=298; farx(n+1)=3.729667e-003; foe(n+1)=1.634696e-002; krok(n+1)=5.481842e-001; ng(n+1)=3.084517e+001;
n=299; farx(n+1)=3.685847e-003; foe(n+1)=1.623299e-002; krok(n+1)=3.735325e-001; ng(n+1)=1.679463e+001;
n=300; farx(n+1)=3.588369e-003; foe(n+1)=1.605437e-002; krok(n+1)=3.340461e-001; ng(n+1)=2.344101e+001;

figure; semilogy(farx,'b'); hold on; semilogy(foe,'r'); xlabel('Iteracje'); ylabel('Earx, Eoe'); legend('Earx','Eoe'); title('Uczenie predyktora OE');
figure; subplot(2,1,1); semilogy(krok); xlabel('Iteracje'); ylabel('Krok');
subplot(2,1,2); semilogy(ng); xlabel('Iteracje'); ylabel('Norma gradientu');
Earx=farx(n+1)
Eoe=foe(n+1)
